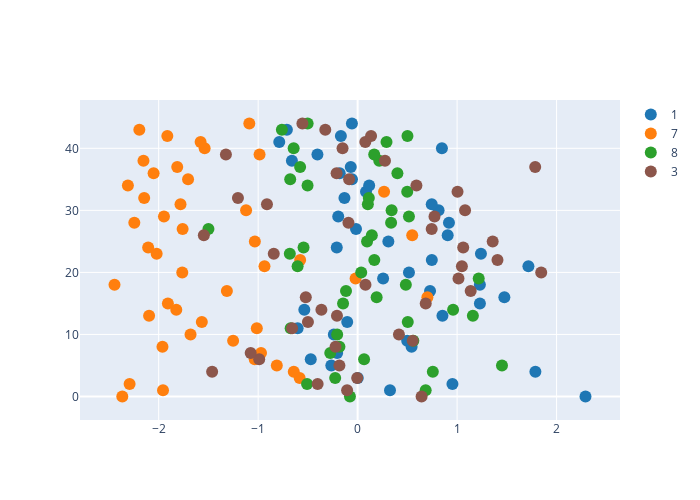

This figure's notebook cell:
### Markdown cell above
##### 1d
---
一次元に分布をさせてみましょう．
縦軸はデータのインデックスなので無視して大丈夫です．

- *target_dims*: 可視化対象の次元番号のリスト

---

### Code cell
# ----- adjustable parameters ----- #
target_dims = [0]
# --------------------------------- #

trace = []
for i in range(len(numbers)):
    m = latents[labels==numbers[i]]
    _x = m[:, target_dims[0]] 
    trace.append(go.Scatter(x=_x, mode="markers", name=f"{numbers[i]}", 
                              marker = dict(size=12, color=colors[i])))
layout = go.Layout(width=700, height=500)    
data = trace
fig = dict(data=data, layout=layout)
iplot(fig)

### Figure 1 — Plotly figure (JSON) as saved in the notebook; plotly's stock layout.template omitted (floating-point values rounded to 4 significant figures)
{"data": [{"marker": {"color": "#1f77b4", "size": 12}, "mode": "markers", "name": "1", "type": "scatter", "x": [2.291, 0.3254, 0.9532, 0.001352, 1.787, -0.2645, -0.4712, -0.2058, 0.5425, 0.4982, -0.2391, -0.6033, -0.1046, 0.8527, -0.5358, 1.229, 1.475, 0.728, 1.229, 0.2562, 0.5159, 1.717, 0.7459, 1.239, -0.2098, 0.3089, 0.9054, -0.01613, 0.9181, -0.1949, 0.8138, 0.745, -0.1324, 0.08412, 0.1161, -0.05688, -0.1801, -0.06911, -0.6608, -0.404, 0.8472, -0.7878, -0.1683, -0.7112, -0.05732]}, {"marker": {"color": "#ff7f0e", "size": 12}, "mode": "markers", "name": "7", "type": "scatter", "x": [-2.366, -1.956, -2.292, -0.5828, -0.642, -0.8125, -1.034, -0.9712, -1.962, -1.252, -1.68, -1.013, -1.566, -2.096, -1.823, -1.907, 0.7012, -1.314, -2.444, -0.02047, -1.763, -0.9363, -0.5777, -2.02, -2.106, -1.033, 0.5487, -1.76, -2.245, -1.947, -1.121, -1.781, -2.146, 0.2658, -2.31, -1.705, -2.051, -1.814, -2.153, -0.9858, -1.538, -1.579, -1.913, -2.194, -1.089]}, {"marker": {"color": "#2ca02c", "size": 12}, "mode": "markers", "name": "8", "type": "scatter", "x": [-0.07731, 0.6838, -0.5083, -0.2258, 0.756, 1.451, 0.06486, -0.2751, -0.183, 0.5599, -0.2056, -0.6735, 0.5041, 1.159, 0.9597, -0.1465, 0.1911, -0.1169, 0.4847, 1.217, 0.036, -0.6034, 0.1677, -0.6818, -0.5436, 0.09479, 0.1428, -1.5, 0.3364, 0.5159, 0.3417, 0.1028, 0.1126, 0.4985, -0.5034, -0.6778, 0.3998, -0.5783, 0.2176, 0.1667, -0.6431, 0.2905, 0.5011, -0.7615, -0.5025]}, {"marker": {"color": "#8c564b", "size": 12}, "mode": "markers", "name": "3", "type": "scatter", "x": [0.643, -0.1058, -0.4022, -0.004205, -1.463, -0.1832, -0.9895, -1.075, -0.2221, 0.5538, 0.4153, -0.6586, -0.4996, -0.2077, -0.3641, 0.6845, -0.5212, 1.136, 0.07888, 1.014, 1.845, 1.048, 1.406, -0.8432, 1.061, 1.358, -1.546, 0.7444, -0.09235, 0.7727, 1.08, -0.9115, -1.203, 1.004, 0.5911, -0.08563, -0.2115, 1.785, 0.275, -1.324, -0.1517, 0.07719, 0.1352, -0.3251, -0.5552]}], "layout": {"height": 500, "width": 700, "xaxis": {"autorange": true, "range": [-2.791, 2.638], "type": "linear"}, "yaxis": {"autorange": true, "range": [-3.788, 47.79]}}}
